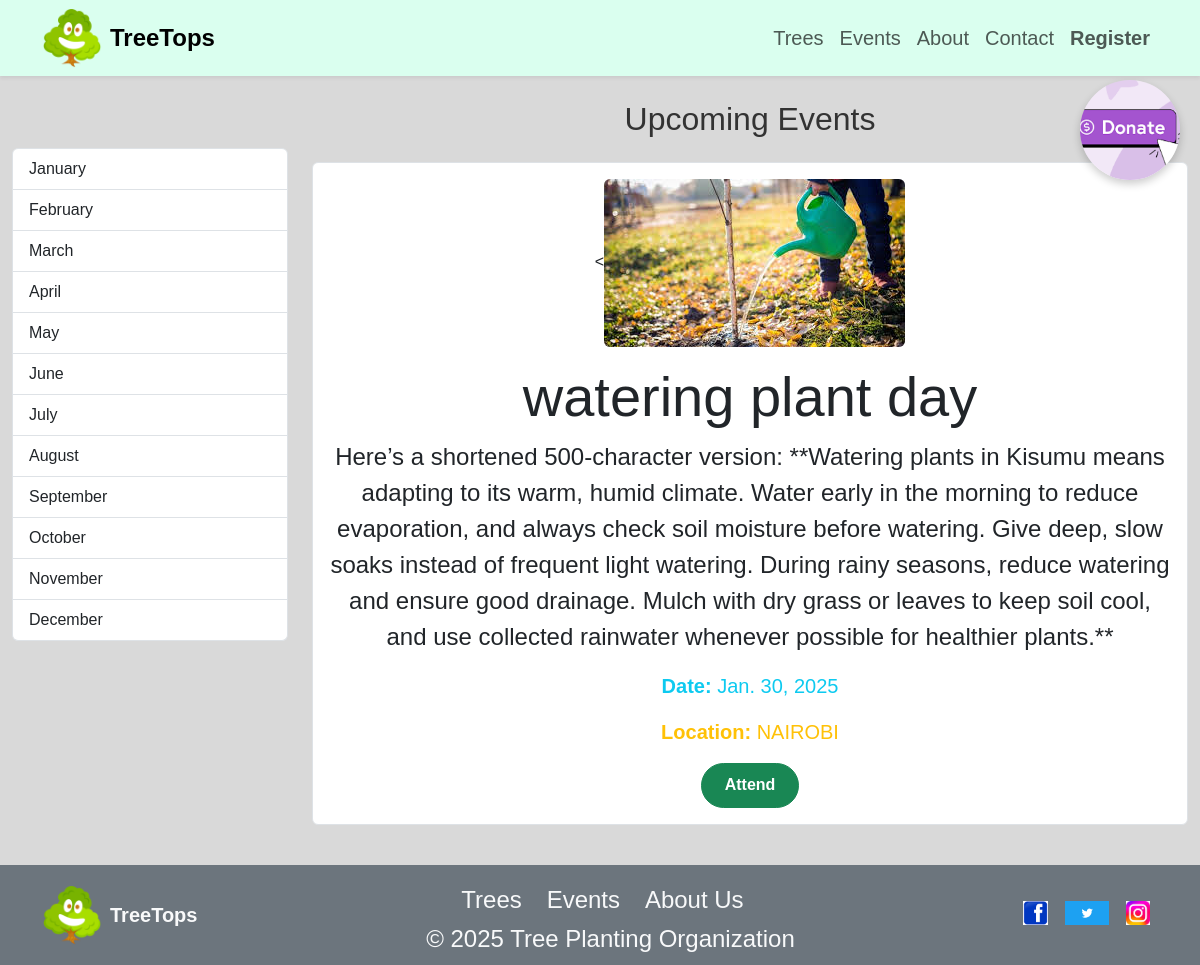
Screenshot of /events/ with the database file from the repository.
### event/models.py (models this page shows, shortened)
class Event(models.Model):
    title = models.CharField(max_length=200)
    description = models.TextField()
    date = models.DateField()
    location = models.CharField(max_length=100, default='NAIROBI')
    image = models.ImageField(upload_to='events/', default='events/event.png')
    created_by = models.ForeignKey(User, on_delete=models.CASCADE)
    created_at = models.DateTimeField(auto_now_add=True)

### event/views.py (the view)
# urls.py: path('', views.event_list, name='event_list'),
def event_list(request):
    events = Event.objects.all().order_by('date')
    month_str = request.GET.get('month')
    month = int(month_str) if month_str else None
    selected_month = int(month) if month else 1
    events = Event.objects.all().order_by('date')
    if selected_month:
        events = events.filter(date__month=selected_month)
    months = [(i, month_name[i]) for i in range(1, 13)]
    selected_month_name = month_name[month] if month else 'month chosen .Kindly select event to see event'
    context = {'events': events,
               'selected_month': int(month) if month else None,
               'months': months,
               'selected_month_name': selected_month_name,}
    return render(request, 'event/event_list.html', context)

### event/templates/event/event_list.html (shortened to what this page needs)
{% extends 'home.html' %}
{% load static %}
{% block content %}
<div class="container-fluid py-4">
    <div class="row">
        <div class="col-md-3 mb-4 py-5 " >
            <div class="list-group position-sticky" style="top: 80px;">
                {% for num, month_name in months %}
                    <a href="{% url 'event_list' %}?month={{ num }}"
                       class="list-group-item list-group-item-action {% if selected_month == num %}active{% endif %}">
                        {{ month_name }}
                    </a>
                {% endfor %}
            </div>
        </div>
        <div class="col-md-9">
            <h2 class="mb-4 text-center">Upcoming Events</h2>
<a href="{% url 'payment' %}" target="_blank"
   style="
       position: absolute;  /* will scroll with the page */
       top: 80px;           /* distance from top of container */
       right: 20px;         /* distance from right */
       z-index: 1050;
   ">
    <img src="{% static 'images/donate.png' %}" alt="Donate"
         style="
             width: 100px;
             height: 100px;
             border-radius: 50%;
             object-fit: cover;
             cursor: pointer;
             box-shadow: 0 4px 8px rgba(0,0,0,0.2);
             transition: transform 0.2s;
         ">
</a>
            <div class="list-group">
                {% for event in events %}
                    <div class="list-group-item mb-3 p-3">
                        <div class="text-center mb-3">
                            <<img src="{{ event.image.url }}" alt="{{ event.title }}" class="img-fluid rounded" style="max-height:250px; object-fit:cover;">
                        </div>
                        <h4 class="display-4 text-center">{{ event.title }}</h4>
                        <p class="fs-4 text-center">{{ event.description }}</p>
                        <p class="text-info fs-5 text-center">
                            <strong>Date:</strong> {{ event.date }}
                        </p>
                        <p class="text-warning fs-5 text-center">
                            <strong>Location:</strong> {{ event.location }}
                        </p>
                        <div class="text-center mt-3">
                            {% if user.is_authenticated %}
                                <a href="{% url 'event_payment' event.id %}" class="btn btn-success btn-custom">Attend</a>
                            {% else %}
                                <a href="{% url 'register' %}?next={% url 'event_payment' event.id %}" class="btn btn-success btn-custom">Attend</a>
                            {% endif %}
                        </div>
                    </div>
                {% empty %}
                    <p class="text-center">No events {{ selected_month_name }}</p>
                {% endfor %}
            </div>
        </div>
    </div>
</div>
{% endblock %}

### static/css/style.css (style rules this page uses)
body { font-family: Poppins, 'Arial', sans-serif; background-color: #d9d9d9; color: #333; }
:root { --gen:DAFFEF }
a { text-decoration: none; }
.btn-custom { border-radius: 50px; padding: 0.6rem 1.4rem; font-weight: 600; transition: all 0.2s ease; }
html { scroll-behavior: smooth; }

### rows the page displays
Event: image (picture), title "watering plant day", description "Here’s a shortened 500-character version: **Watering plants in Kisumu means adapting to its warm, humid climate. Water early in the morning to reduce evaporation, and always check soil moisture before watering. Give deep, slow soaks instead of frequent light watering. During rainy seasons, reduce watering and ensure good drainage. Mulch with dry grass or leaves to keep soil cool, and use collected rainwater whenever possible for healthier plants.**", date "Jan. 30, 2025", location "NAIROBI"

### other values shown
{{ month_name }} "January" "February" "March" "April" "May" "June" "July" "August" "September" "October" "November" "December"
